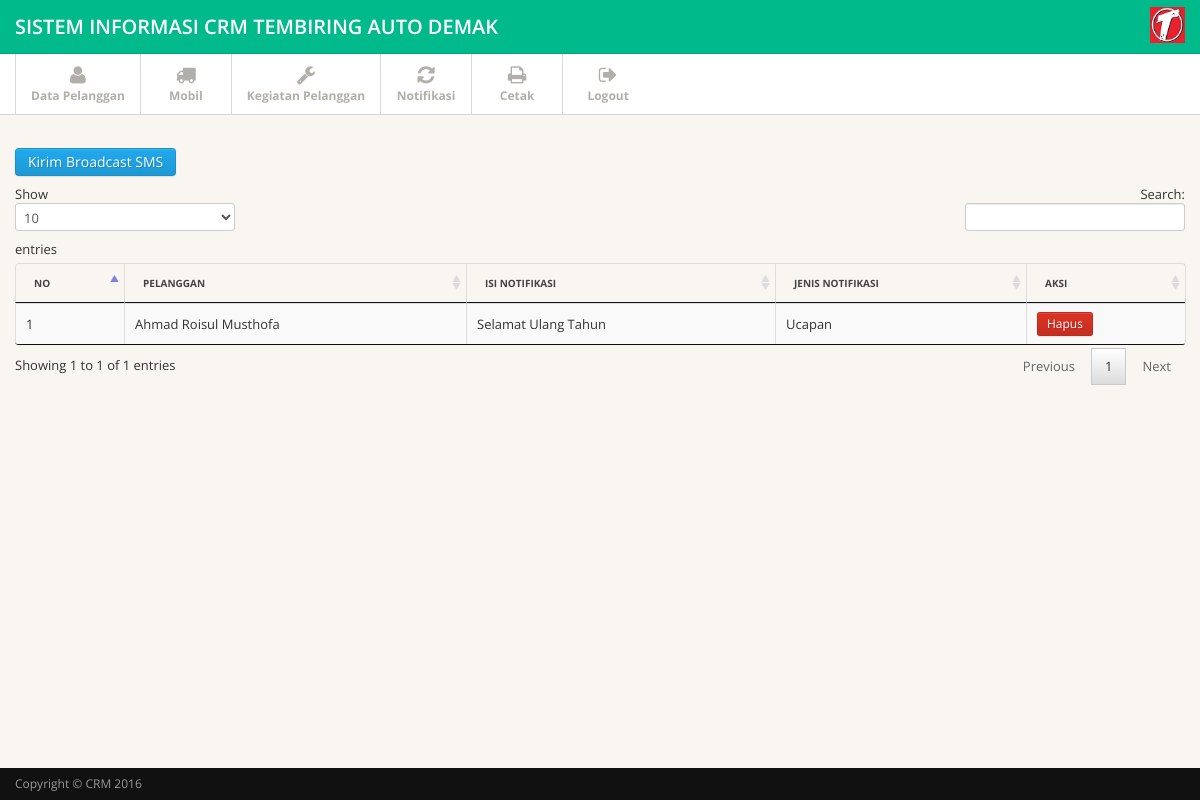
The page /notifikasi.php (signed in) on the database its author committed.
### tables this page shows
CREATE TABLE IF NOT EXISTS `notifikasi` (
  `id_notifikasi` int(5) unsigned NOT NULL AUTO_INCREMENT,
  `id_pelanggan` int(5) unsigned NOT NULL,
  `isi_notifikasi` varchar(140) NOT NULL,
  `jenis_notifikasi` enum('K','U') NOT NULL,
  PRIMARY KEY (`id_notifikasi`),
  KEY `FK_notifikasi_pelanggan` (`id_pelanggan`)
);

CREATE TABLE IF NOT EXISTS `pelanggan` (
  `id_pelanggan` int(5) unsigned NOT NULL AUTO_INCREMENT,
  `nama` varchar(30) NOT NULL,
  `alamat` varchar(30) NOT NULL,
  `tanggal_lahir` date NOT NULL,
  `no_telepon` varchar(12) NOT NULL,
  PRIMARY KEY (`id_pelanggan`)
);

### sistem/db/MysqliDb.php (called while the page is built, shortened)
<?php
class MysqliDb
{
    public static $prefix = '';
    protected $_mysqli;
    protected $_query;
    protected $_queryOptions = array();
    protected $_join = array();
    protected $_orderBy = array();
    protected $_groupBy = array();
    protected $host;
    protected $username;
    protected $password;
    protected $db;
    protected $port;
    protected $charset;
    public $returnType = 'array';
    protected $_nestJoin = false;
    private $_tableName = '';
    protected $_mapKey = null;
    public function __construct($host = 'localhost', $username = 'root', $password = '', $db = 'crm', $port = null, $charset = 'utf8')
    {
        $isSubQuery = false;
        if (is_object($host)) {
            $this->_mysqli = $host;
        } else {
            $this->host = $host;
        }
        $this->username = $username;
        $this->password = $password;
        $this->db = $db;
        $this->port = $port;
        $this->charset = $charset;
    }
    public function connect()
    {
        $this->_mysqli = new mysqli($this->host, $this->username, $this->password, $this->db, $this->port);
        if ($this->charset) {
            $this->_mysqli->set_charset($this->charset);
        }
    }
    public function mysqli()
    {
        return $this->_mysqli;
    }
    protected function reset()
    {
        $this->_join = array();
        $this->_orderBy = array();
        $this->_groupBy = array();
        $this->_query = null;
        $this->_queryOptions = array();
        $this->returnType = 'array';
        $this->_nestJoin = false;
        $this->_tableName = '';
        $this->_mapKey = null;
    }
    public function get($tableName, $numRows = null, $columns = '*')
    {
        $column = is_array($columns) ? implode(', ', $columns) : $columns;
        if (strpos($tableName, '.') === false) {
            $this->_tableName = self::$prefix . $tableName;
        } else {
            $this->_tableName = $tableName;
        }
        $this->_query = 'SELECT ' . implode(' ', $this->_queryOptions) . ' ' .
            $column . " FROM " . $this->_tableName;
        $stmt = $this->_buildQuery($numRows);
        $stmt->execute();
        $res = $this->_dynamicBindResults($stmt);
        return $res;
    }
    public function join($joinTable, $joinCondition, $joinType = '')
    {
        $joinType = strtoupper(trim($joinType));
        if (!is_object($joinTable)) {
            $joinTable = self::$prefix . $joinTable;
        }
        $this->_join[] = Array($joinType, $joinTable, $joinCondition);
        return $this;
    }
    protected function _buildQuery($numRows = null, $tableData = null)
    {
        $stmt = $this->_prepareQuery();
        return $stmt;
    }
    protected function _dynamicBindResults(mysqli_stmt $stmt)
    {
        $parameters = array();
        $results = array();
        $mysqlLongType = 252;
        $shouldStoreResult = false;
        $meta = $stmt->result_metadata();
        $row = array();
        while ($field = $meta->fetch_field()) {
            if ($this->_nestJoin && $field->table != $this->_tableName) {
                $field->table = substr($field->table, strlen(self::$prefix));
                $row[$field->table][$field->name] = null;
                $parameters[] = & $row[$field->table][$field->name];
            } else {
                $row[$field->name] = null;
                $parameters[] = & $row[$field->name];
            }
        }
        call_user_func_array(array($stmt, 'bind_result'), $parameters);
        while ($stmt->fetch()) {
            if ($this->returnType == 'object') {
                $result = new stdClass ();
                foreach ($row as $key => $val) {
                    if (is_array($val)) {
                        $result->$key = new stdClass ();
                        foreach ($val as $k => $v) {
                            $result->$key->$k = $v;
                        }
                    } else {
                        $result->$key = $val;
                    }
                }
            } else {
                $result = array();
                foreach ($row as $key => $val) {
                    if (is_array($val)) {
                        foreach ($val as $k => $v) {
                            $result[$key][$k] = $v;
                        }
                    } else {
                        $result[$key] = $val;
                    }
                }
            }
            if ($this->_mapKey) {
                $results[$row[$this->_mapKey]] = count($row) > 2 ? $result : end($result);
            } else {
                array_push($results, $result);
            }
        }
        return $results;
    }
    protected function _buildJoin()
    {
        foreach ($this->_join as $data) {
            list ($joinType, $joinTable, $joinCondition) = $data;
            if (is_object($joinTable)) {
                $joinStr = $this->_buildPair("", $joinTable);
            } else {
                $joinStr = $joinTable;
            }
            $this->_query .= " " . $joinType . " JOIN " . $joinStr .
                (false !== stripos($joinCondition, 'using') ? " " : " on ")
                . $joinCondition;
        }
    }
    protected function _buildCondition($operator, &$conditions)
    {
        if (empty($conditions)) {
            return;
        }
        $this->_query .= ' ' . $operator;
    }
    protected function _buildGroupBy()
    {
        if (empty($this->_groupBy)) {
            return;
        }
        $this->_query .= " GROUP BY ";
        $this->_query = rtrim($this->_query, ', ') . " ";
    }
    protected function _buildOrderBy()
    {
        if (empty($this->_orderBy)) {
            return;
        }
        $this->_query .= " ORDER BY ";
        $this->_query = rtrim($this->_query, ', ') . " ";
    }
    protected function _prepareQuery()
    {
        if (!$stmt = $this->mysqli()->prepare($this->_query)) {
            $msg = "Problem preparing query ($this->_query) " . $this->mysqli()->error;
            $this->reset();
            throw new Exception($msg);
        }
        return $stmt;
    }
    protected function replacePlaceHolders($str, $vals)
    {
        $newStr = "";
        $newStr .= $str;
        return $newStr;
    }
}

### notifikasi.php (the view, shortened to what this page needs)
<?php include 'template/navbar.php'  ?>
<?php include 'template/subnavbar.php'  ?>
<?php
	include 'sistem/db/MysqliDb.php';
	$db = new MysqliDb();
?>
<div class="main">
  <div class="main-inner">
    <div class="container">
      <div class="row">
        <div class="span12">
        	<a href="tambah_broadcast.php" class="btn btn-primary" title="Tambah">Kirim Broadcast SMS</a>
        	<table id="tabelku" class="table table-bordered table-striped">
            	<thead>
                	<tr>
            			<th>No</th>
            			<th>Pelanggan</th>
            			<th>Isi Notifikasi</th>
            			<th>Jenis Notifikasi</th>
            			<th>Aksi</th>
            		</tr>
                </thead>
                <tbody>
        		<?php
                    $db->join('pelanggan p', 'p.id_pelanggan=n.id_pelanggan', 'LEFT');
        			$notifikasi = $db->get('notifikasi n', null, 'p.nama, n.isi_notifikasi, n.jenis_notifikasi, n.id_notifikasi');
        			$no = 1;
        			foreach ($notifikasi as $notif) { ?>
        				<tr>
		        			<td><?= $no; ?></td>
		        			<td><?= $notif['nama']; ?></td>
		        			<td><?= $notif['isi_notifikasi']; ?></td>
		        			<td><?= $notif['jenis_notifikasi'] == 'K' ? 'Perkiraan Kembali' : 'Ucapan'; ?></td>
		        			<td>
		        				<a onclick="return confirm('apakah yakin ingin menghapus ?');" href="hapus_notifikasi.php?id=<?= $notif['id_notifikasi'] ?>" class="btn btn-danger btn-small" title="Hapus">Hapus</a>
		        			</td>
		        		</tr>
        			<?php $no++; }
        		?>
        		</tbody>
        	</table>
        </div>
      </div>
    </div>
  </div>
</div>
<?php include('template/footer.php');  ?>

### asset/css/style.css (style rules this page uses)
body { background: #f9f6f1; font: 13px/1.7em 'Open Sans'; }
.table td { vertical-align: middle; }
.table-bordered th { background: #E9E9E9; background:-moz-linear-gradient(top, #FAFAFA 0%, #E9E9E9 100%); background:-webkit-gradient(linear, left top, left bottom, color-stop(0%,#FAFAFA), color-stop(100%,#E9E9E9)); background:-webkit-linear-gradient(top, #FAFAFA 0%,#E9E9E9 100%); background:-o-linear-gradient(top, #FAFAFA 0%,#E9E9E9 100%); background:-ms-linear-gradient(top, #FAFAFA 0%,#E9E9E9 100%); background:linear-gradient(top, #FAFAFA 0%,#E9E9E9 100%); filter: progid:DXImageTransform.Microsoft.gradient(startColorstr='#FAFAFA', endColorstr='#E9E9E9'); -ms-filter: "progid:DXImageTransform.Microsoft.gradient(startColorstr='#FAFAFA', endColorstr='#E9E9E9')"; font-size: 10px; color: #444; text-transform: uppercase; }
.main { padding-bottom: 2em; border-bottom: 1px solid #000; }

### template/navbar.php (style rules this page uses)
.main { padding-bottom: 2em; border-bottom: 0px; }

### rows shown on the page
notifikasi: id_pelanggan.nama "Ahmad Roisul Musthofa", isi_notifikasi "Selamat Ulang Tahun", jenis_notifikasi "Ucapan"
